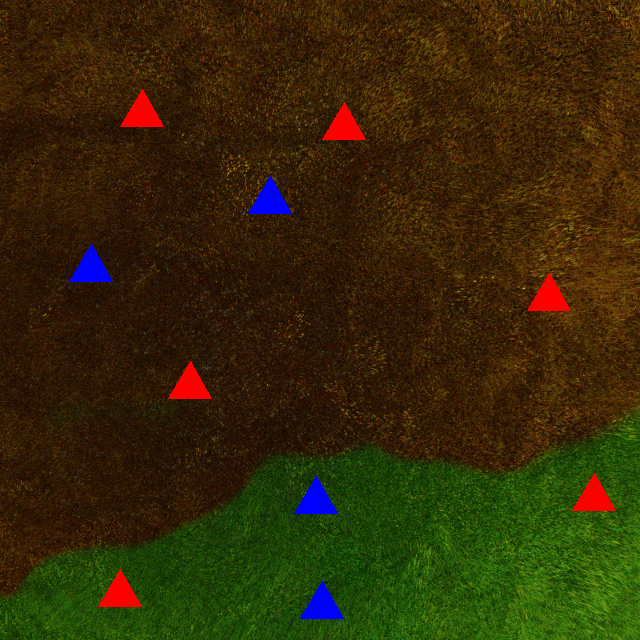
#> input picture 1.png, 640 x 640 px
$ python -i changecolorregion.py   (imports and definitions only)
#> lines starting #> are read from the running program, lines starting #| are printed output that depends on the picture; after the words box and inside, x2 and y2 are one past the last pixel; in counts of white or black regions, pixels touching at a corner belong together
import cv2 as cv
import numpy as np

def changeColorRegion(frame):
#> called with frame = '1.png'
    image = cv.imread(frame)
#> image is the input picture: shape (640, 640, 3); mean B, G, R 7.3, 41.1, 52.4

    hsv = cv.cvtColor(image, cv.COLOR_BGR2HSV)
#> hsv: shape (640, 640, 3); mean H, S, V 23.5, 233.2, 64.1

    lower_brown=np.array([10,100,20])
    upper_brown=np.array([20,255,200])
    lower_green = np.array([40, 40, 40])
    upper_green = np.array([80, 255, 255])

    mask1 = cv.inRange(hsv, lower_brown, upper_brown)
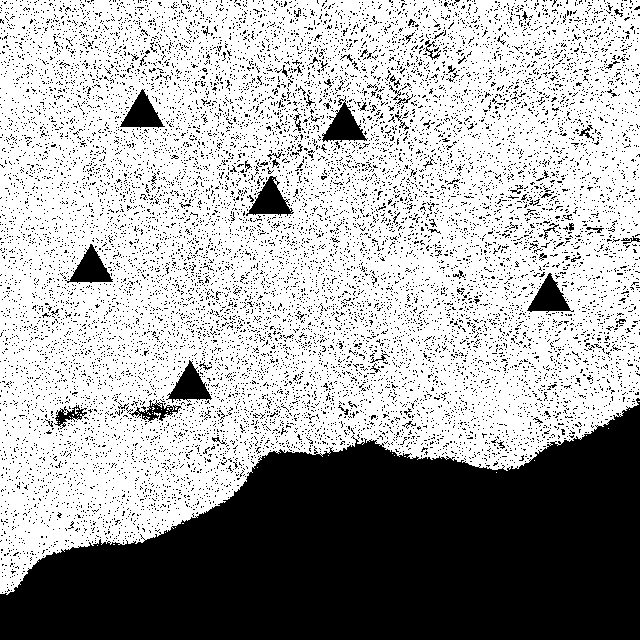
#> mask1: shape (640, 640); 66.1% white; 13849 black regions (13770 under 20 px), largest, box (x1, y1, x2, y2) and area: (0, 398, 640, 640) 99689, (322, 96, 368, 142) 936, (246, 176, 294, 216) 920
    mask2 = cv.inRange(hsv, lower_green, upper_green)
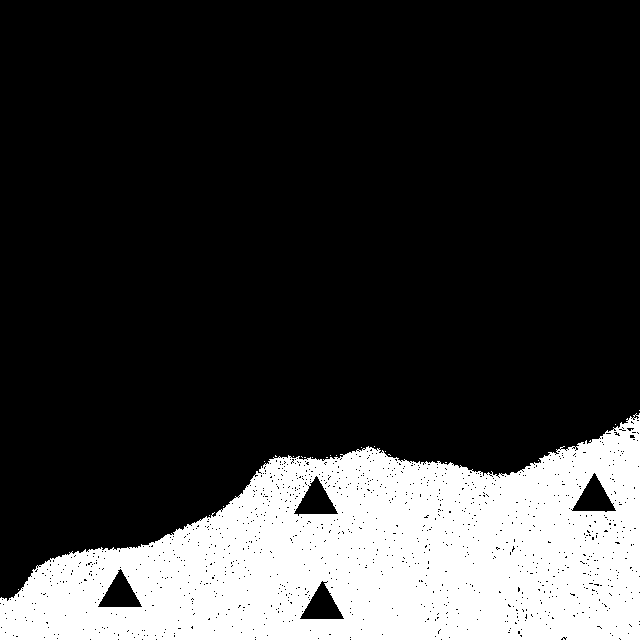
#> mask2: shape (640, 640); 22.1% white; 21 white regions (20 under 20 px), largest, box (x1, y1, x2, y2) and area: (0, 413, 640, 640) 90679

    output = image.copy()
    yellow_color = np.array([0, 255, 255])
    aqua_color = np.array([255,255,0])
    output[mask1 > 0] = yellow_color
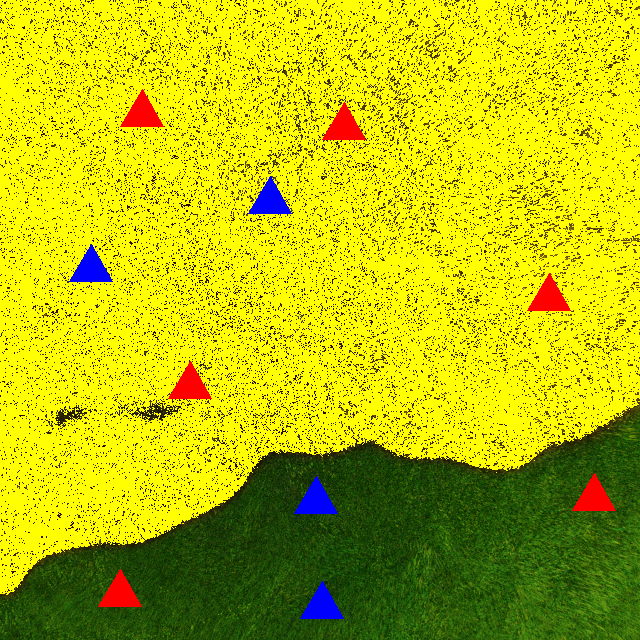
#> output: shape (640, 640, 3); mean B, G, R 4.3, 190.2, 185.7
    output[mask2 > 0] = aqua_color
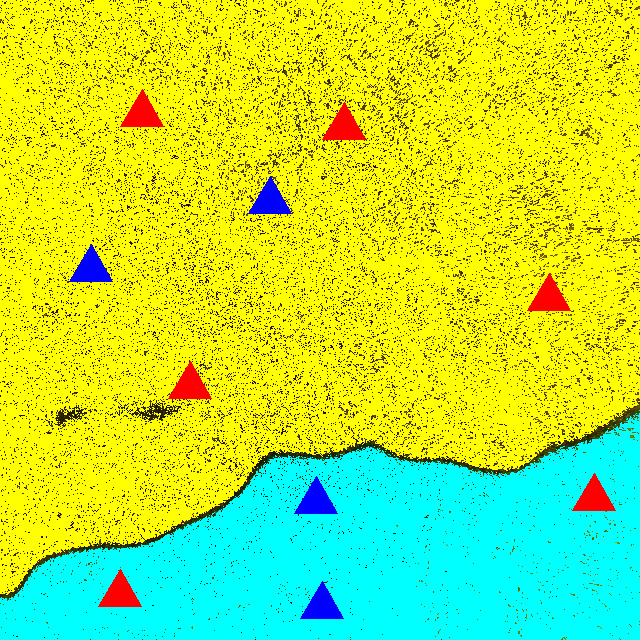
#> output: shape (640, 640, 3); mean B, G, R 59.3, 229.3, 177.6

    cv.imshow('Original Image', image)
    cv.imshow('Changed Color Image', output)
    cv.waitKey(0)
    cv.destroyAllWindows()

>>> result = changeColorRegion('1.png')

$ run again, on 10.png
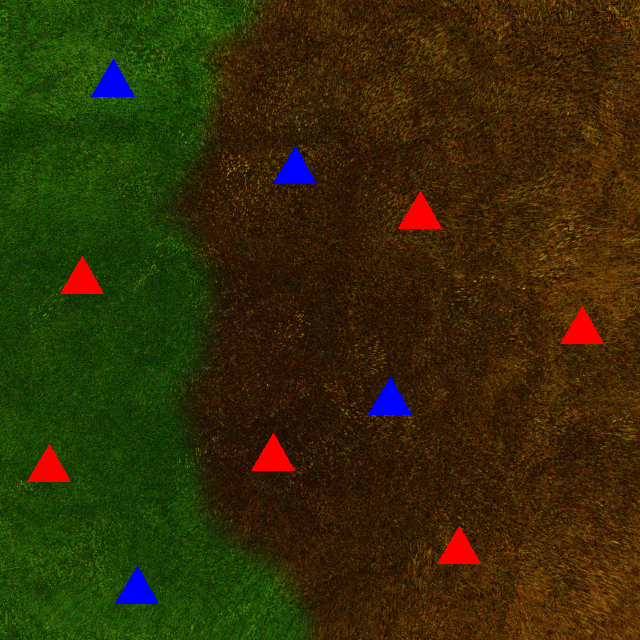
#> input picture 10.png, 640 x 640 px
#> in changeColorRegion, image is the input picture: shape (640, 640, 3); mean B, G, R 7.3, 44.4, 51.2
#> hsv: shape (640, 640, 3); mean H, S, V 27.4, 233.8, 65.8
#> in changeColorRegion, `mask1 = cv.inRange(hsv, lower_brown, upper_brown)`:
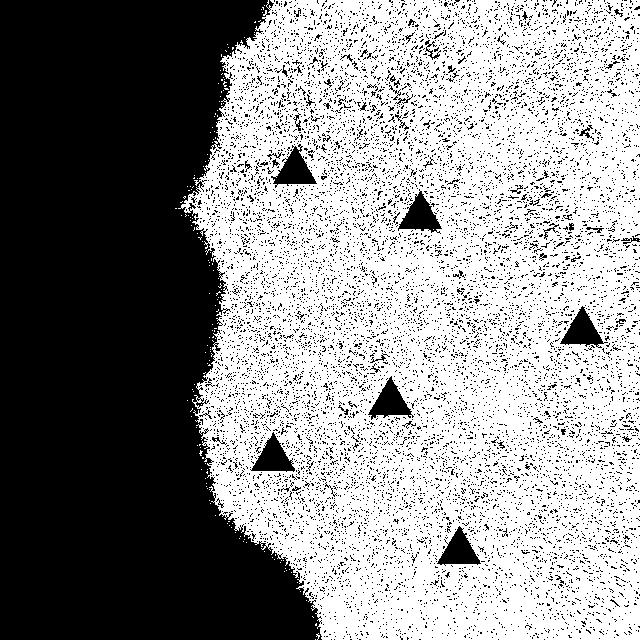
#> mask1: shape (640, 640); 55.8% white; 11218 black regions (11141 under 20 px), largest, box (x1, y1, x2, y2) and area: (0, 0, 322, 640) 147181, (398, 189, 442, 234) 921, (271, 144, 317, 188) 920
#> mask2: shape (640, 640); 31.9% white; 87 white regions (86 under 20 px), largest, box (x1, y1, x2, y2) and area: (0, 0, 310, 640) 130565
#> in changeColorRegion, `output[mask2 > 0] = aqua_color`:
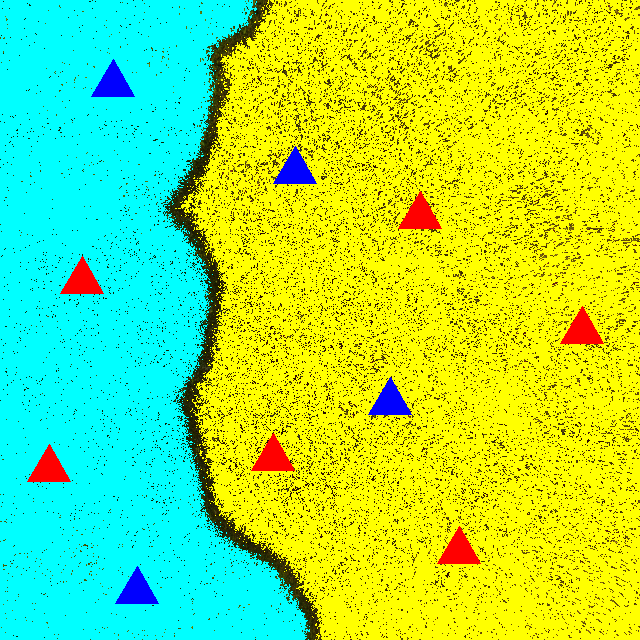
#> output: shape (640, 640, 3); mean B, G, R 84.2, 228.2, 151.4

$ run again, on 2.png
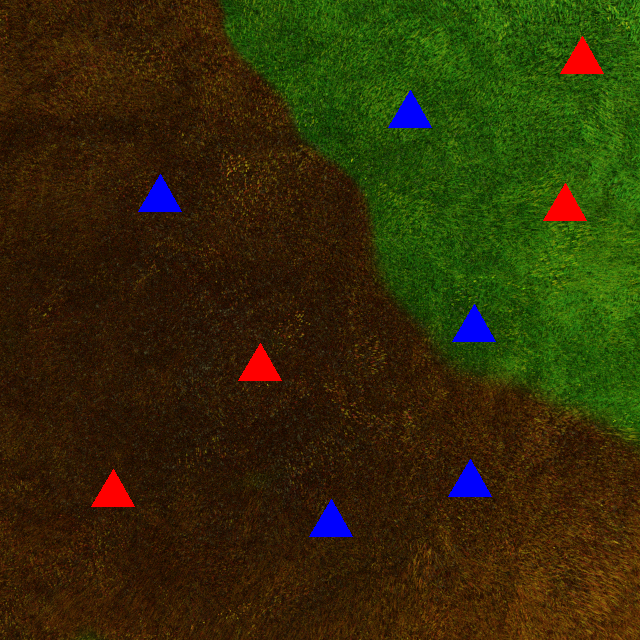
#> input picture 2.png, 640 x 640 px
#> in changeColorRegion, image is the input picture: shape (640, 640, 3); mean B, G, R 8.1, 44.6, 49.8
#> hsv: shape (640, 640, 3); mean H, S, V 25.3, 232.9, 65.5
#> in changeColorRegion, `mask1 = cv.inRange(hsv, lower_brown, upper_brown)`:
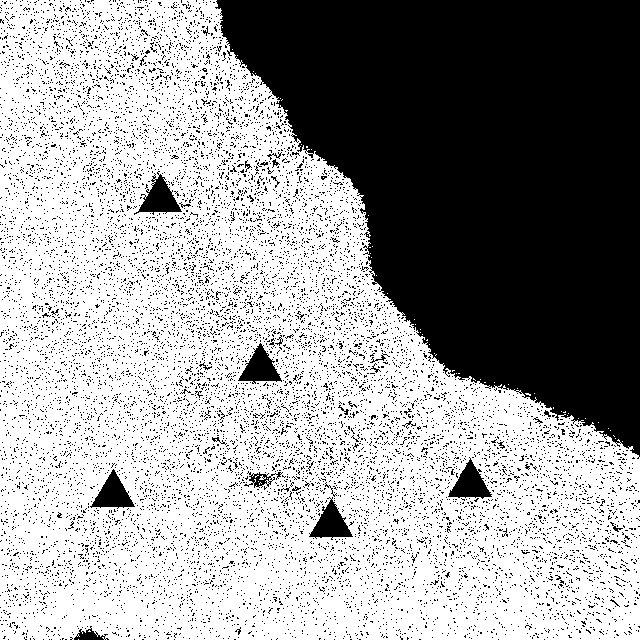
#> mask1: shape (640, 640); 62.5% white; 12555 black regions (12521 under 20 px), largest, box (x1, y1, x2, y2) and area: (215, 0, 640, 459) 122389, (134, 171, 182, 215) 930, (309, 497, 353, 540) 890
#> mask2: shape (640, 640); 27.3% white; 26 white regions (25 under 20 px), largest, box (x1, y1, x2, y2) and area: (220, 0, 640, 440) 111664
#> in changeColorRegion, `output[mask2 > 0] = aqua_color`:
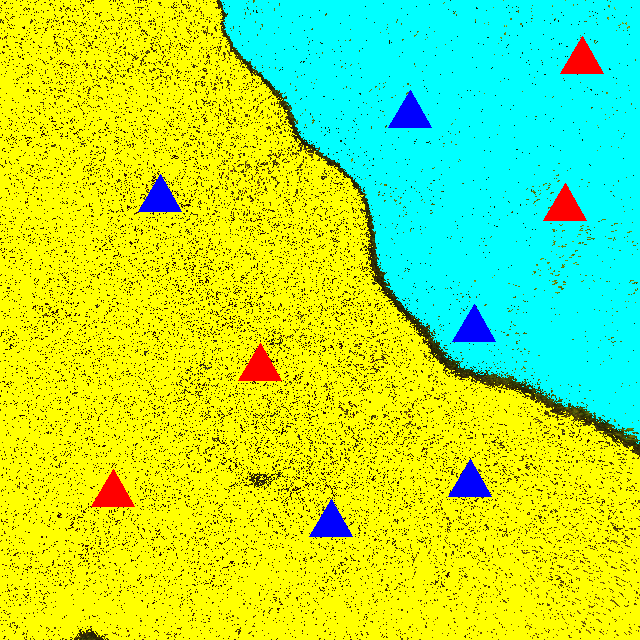
#> output: shape (640, 640, 3); mean B, G, R 72.8, 232.4, 166.3

$ run again, on 3.png
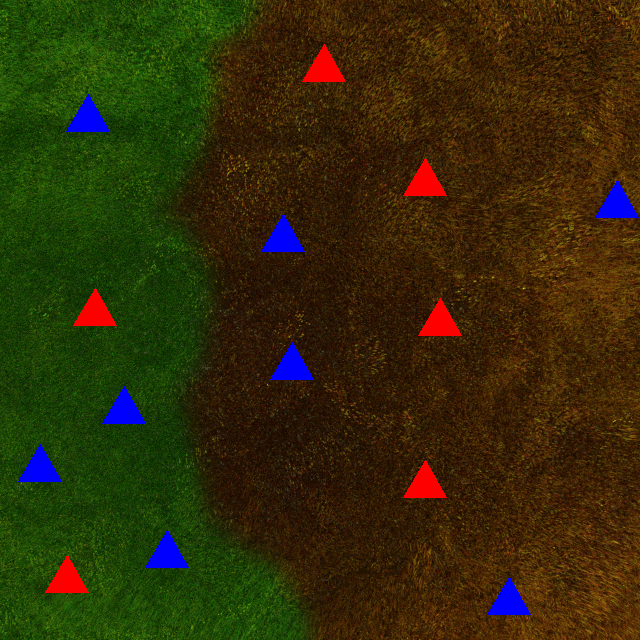
#> input picture 3.png, 640 x 640 px
#> in changeColorRegion, image is the input picture: shape (640, 640, 3); mean B, G, R 9.4, 44, 50.8
#> hsv: shape (640, 640, 3); mean H, S, V 28.2, 234, 67.4
#> in changeColorRegion, `mask1 = cv.inRange(hsv, lower_brown, upper_brown)`:
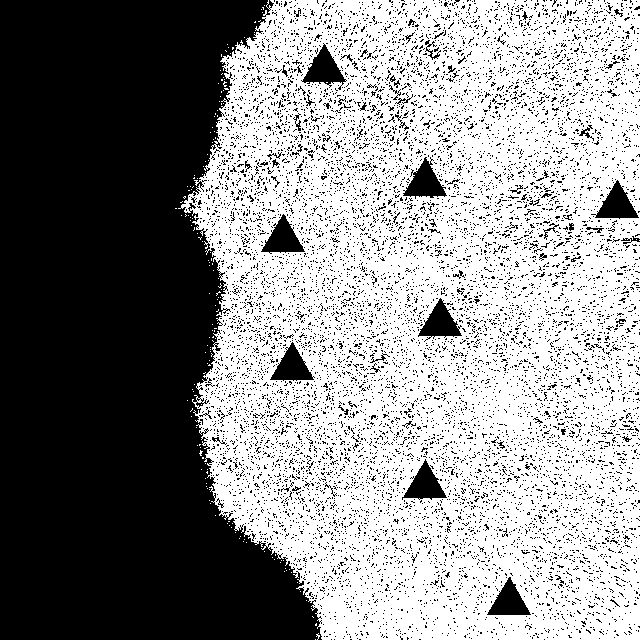
#> mask1: shape (640, 640); 55.4% white; 11133 black regions (11054 under 20 px), largest, box (x1, y1, x2, y2) and area: (0, 0, 322, 640) 147181, (403, 157, 447, 199) 923, (301, 43, 347, 90) 922
#> mask2: shape (640, 640); 31.5% white; 87 white regions (86 under 20 px), largest, box (x1, y1, x2, y2) and area: (0, 0, 310, 640) 128902
#> in changeColorRegion, `output[mask2 > 0] = aqua_color`:
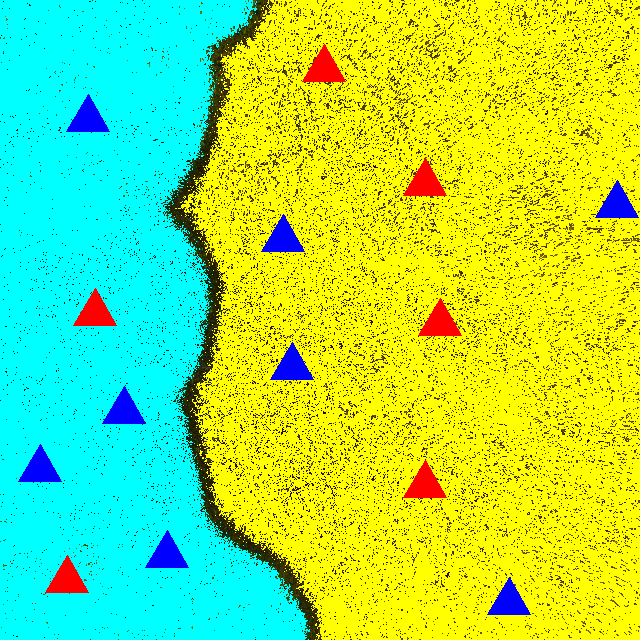
#> output: shape (640, 640, 3); mean B, G, R 85.3, 226.1, 150.3
